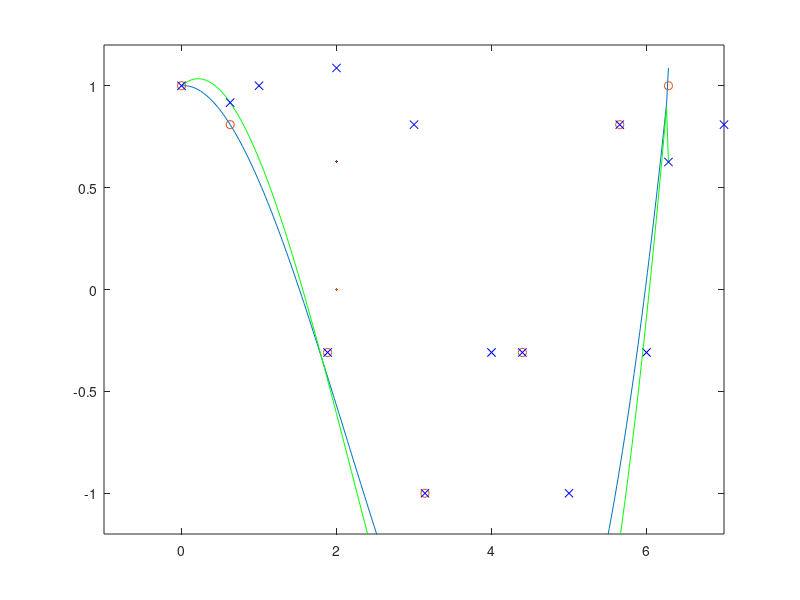

This figure's MATLAB source: (Note: this script raises an error after producing the figure.)
%% Introduction to Spline Fitting
% Here are some simple examples that illustrate the use of the spline functions
% in Curve Fitting Toolbox(TM).

% Copyright 1987-2010 The MathWorks, Inc.
% $Revision: 1.1.6.3 $ $Date: 2010/10/25 15:54:48 $

%% Interpolation
% You can construct a _cubic spline interpolant_ that matches the cosine
% function at the following sites |x|, using the |csapi| command.
x = 2*pi*[0 1 .1:.2:.9];
y = cos(x);
cs = csapi(x,y);
%%
% You can then view the interpolating spline by using |fnplt|.
fnplt(cs,2);
axis([-1 7 -1.2 1.2])
hold on
plot(x,y,'o')
hold off

%% Checking the Interpolant
% The cosine function is 2*pi-periodic. How well does our cubic spline
% interpolant do in that regard?  One way to check is to compute the
% difference in the first derivative at the two endpoints.
diff( fnval( fnder(cs), [0 2*pi] ) )

%%
% To enforce periodicity, use |csape| instead of |csapi|.
csp = csape( x, y, 'periodic' );
hold on
fnplt(csp,'g')
hold off

%%
% Now the check gives
diff( fnval( fnder(csp), [0 2*pi] ) )

%%
% Even the second derivative now matches at the endpoints.
diff( fnval( fnder(csp, 2), [0 2*pi] ) )

%%
% The _piecewise linear interpolant_ to the same data is available via
% |spapi|.  Here we add it to the previous plot, in red.
pl = spapi(2, x, y);
hold on
fnplt(pl, 'r', 2)
hold off

%% Smoothing
% If the data are noisy, you usually want to approximate rather than
% interpolate. For example, with these data
x = linspace(0,2*pi,51);
noisy_y = cos(x) + .2*(rand(size(x))-.5);
plot(x,noisy_y,'x')
axis([-1 7 -1.2 1.2])

%%
% interpolation would give the wiggly interpolant shown below in blue.
hold on
fnplt( csapi(x, noisy_y) )
hold off

%%
% In contrast, smoothing with a proper tolerance
tol = (.05)^2*(2*pi)

%%
% gives a smoothed approximation, shown below in red.
hold on
fnplt( spaps(x, noisy_y,  tol), 'r', 2 )
hold off

%%
% The approximation is much worse near the ends of the interval, and is far from
% periodic. To enforce periodicity, approximate to periodically extended data,
% then restrict the approximation to the original interval.
noisy_y([1 end]) = mean( noisy_y([1 end]) );
lx = length(x);
lx2 = round(lx/2);
range = [lx2:lx 2:lx 2:lx2];
sps = spaps([x(lx2:lx)-2*pi x(2:lx) x(2:lx2)+2*pi],noisy_y(range),2*tol);

%%
% This gives the more nearly periodic approximation, shown in black.
hold on
fnplt(sps, [0 2*pi], 'k', 2)
hold off

%% Least-Squares Approximation
% Alternatively, you could use least-squares approximation to the noisy data by
% a spline with few degrees of freedom.
%
% For example, you might try a cubic spline with just four pieces.
spl2 = spap2(4, 4, x, noisy_y);
fnplt(spl2,'b',2);
axis([-1 7 -1.2 1.2])
hold on
plot(x,noisy_y,'x')
hold off

%% Knot Selection
% When using |spapi| or |spap2|, you usually have to specify a particular spline space. This is done by specifying a _knot sequence_ and an
% _order_, and this may be a bit of a problem.  However, when doing spline
% interpolation to |x,y| data using a spline of order |k|, you can use the function
% |optknt| to supply a good knot sequence, as in the following example.
k = 5;   % order 5, i.e., we are working with quartic splines
x = 2*pi*sort([0 1 rand(1,10)]);
y = cos(x);
sp = spapi( optknt(x,k), x, y );
fnplt(sp,2,'g');
hold on
plot(x,y,'o')
hold off
axis([-1 7 -1.1 1.1])

%%
% When doing least-squares approximation, you can use the current
% approximation to determine a possibly better knot selection with the aid of
% |newknt|. For example, the following approximation to the exponential
% function isn't all that good, as can be seen from its error, plotted in red.
x = linspace(0,10,101);
y = exp(x);
sp0 = spap2( augknt(0:2:10,4), 4, x, y );
plot(x,y-fnval(sp0,x),'r','LineWidth',2)

%%
% However, you can use that initial approximation to create another one with
% the _same_ number of knots, but which are better distributed.  Its error is
% plotted in black.
sp1 = spap2( newknt(sp0), 4, x, y );
hold on
plot(x,y-fnval(sp1,x),'k','LineWidth',2)
hold off

%% Gridded Data
% All the spline interpolation and approximation commands in the Curve Fitting
% Toolbox can also handle gridded data, in any number of variables.
%
% For example, here is a bicubic spline interpolant to the Mexican Hat
% function.
x =.0001+(-4:.2:4);
y = -3:.2:3;
[yy,xx] = meshgrid(y,x);
r = pi*sqrt(xx.^2+yy.^2);
z = sin(r)./r;
bcs = csapi({x,y}, z);
fnplt(bcs)
axis([-5 5 -5 5 -.5 1])

%%
% Here is the _least-squares_ approximation to noisy values of that same
% function on the same grid.
knotsx = augknt(linspace(x(1), x(end), 21), 4);
knotsy = augknt(linspace(y(1), y(end), 15), 4);
bsp2 =  spap2({knotsx,knotsy},[4 4], {x,y},z+.02*(rand(size(z))-.5));
fnplt(bsp2)
axis([-5 5 -5 5 -.5 1])

%% Curves
% Gridded data can be handled easily because Curve Fitting Toolbox can deal
% with _vector-valued_ splines. This also makes it easy to work with parametric
% curves.
%
% Here, for example, is an approximation to infinity, obtained by putting a
% cubic spline curve through the points marked in the following figure.
t = 0:8;
xy = [0 0;1 1; 1.7 0;1 -1;0 0; -1 1; -1.7 0; -1 -1; 0 0].';
infty = csape(t, xy, 'periodic');
fnplt(infty, 2)
axis([-2 2 -1.1 1.1])
hold on
plot(xy(1,:),xy(2,:),'o')
hold off

%%
% Here is the same curve, but with motion in a third dimension.
roller = csape( t , [ xy ;0 1/2 1 1/2 0 1/2 1 1/2 0], 'periodic');
fnplt( roller , 2, [0 4],'b' )
hold on
fnplt( roller, 2, [4 8], 'r')
plot3(0,0,0,'o')
hold off

%%
% The two halves of the curve are plotted in different colors and the
% origin is marked, as an aid to visualizing this two-winged space curve.

%% Surfaces
% Bivariate tensor-product splines with values in R^3 give surfaces. For
% example, here is a good approximation to a torus.
x = 0:4;
y = -2:2;
R = 4;
r = 2;
v = zeros(3,5,5);
v(3,:,:) = [0 (R-r)/2 0 (r-R)/2 0].'*[1 1 1 1 1];
v(2,:,:) = [R (r+R)/2 r (r+R)/2 R].'*[0 1 0 -1 0];
v(1,:,:) = [R (r+R)/2 r (r+R)/2 R].'*[1 0 -1 0 1];
dough0 = csape({x,y},v,'periodic');
fnplt(dough0)
axis equal, axis off

%%
% Here is a crown of normals to that surface.
nx = 43;
xy = [ones(1,nx); linspace(2,-2,nx)];
points = fnval(dough0,xy)';
ders = fnval(fndir(dough0,eye(2)),xy);
normals = cross(ders(4:6,:),ders(1:3,:));
normals = (normals./repmat(sqrt(sum(normals.*normals)),3,1))';
pn = [points;points+normals];
hold on
for j=1:nx
   plot3(pn([j,j+nx],1),pn([j,j+nx],2),pn([j,j+nx],3))
end
hold off

%%
% Finally, here is its projection onto the (x,y)-plane.
fnplt(fncmb(dough0, [1 0 0; 0 1 0]))
axis([-5.25 5.25 -4.14 4.14]), axis off

%% Scattered Data
% It is also possible to interpolate to values given at ungridded data sites
% in the plane. Consider, for example, the task of mapping the unit square
% smoothly to the unit disk. We construct the data values, marked as circles,
% and the corresponding data sites, marked as x's. Each data site is connected
% to its associated value by an arrow.
n = 64;
t = linspace(0,2*pi,n+1); t(end) = [];
values = [cos(t); sin(t)];
plot(values(1,:),values(2,:),'or')
axis equal, axis off

sites = values./repmat(max(abs(values)),2,1);
hold on
plot(sites(1,:),sites(2,:),'xk')
quiver(sites(1,:),sites(2,:), ...
       values(1,:)-sites(1,:), values(2,:)-sites(2,:))
hold off

%%
% Then use |tpaps| to construct a bivariate interpolating vector-valued
% thin-plate spline.
st = tpaps(sites, values, 1);

%%
% The spline does indeed map the unit square smoothly (approximately) to the
% unit disk, as its plot via |fnplt| indicates. The plot shows the image of a
% uniformly-spaced square grid under the spline map in |st|.
hold on
fnplt(st)
hold off


displayEndOfDemoMessage(mfilename)
